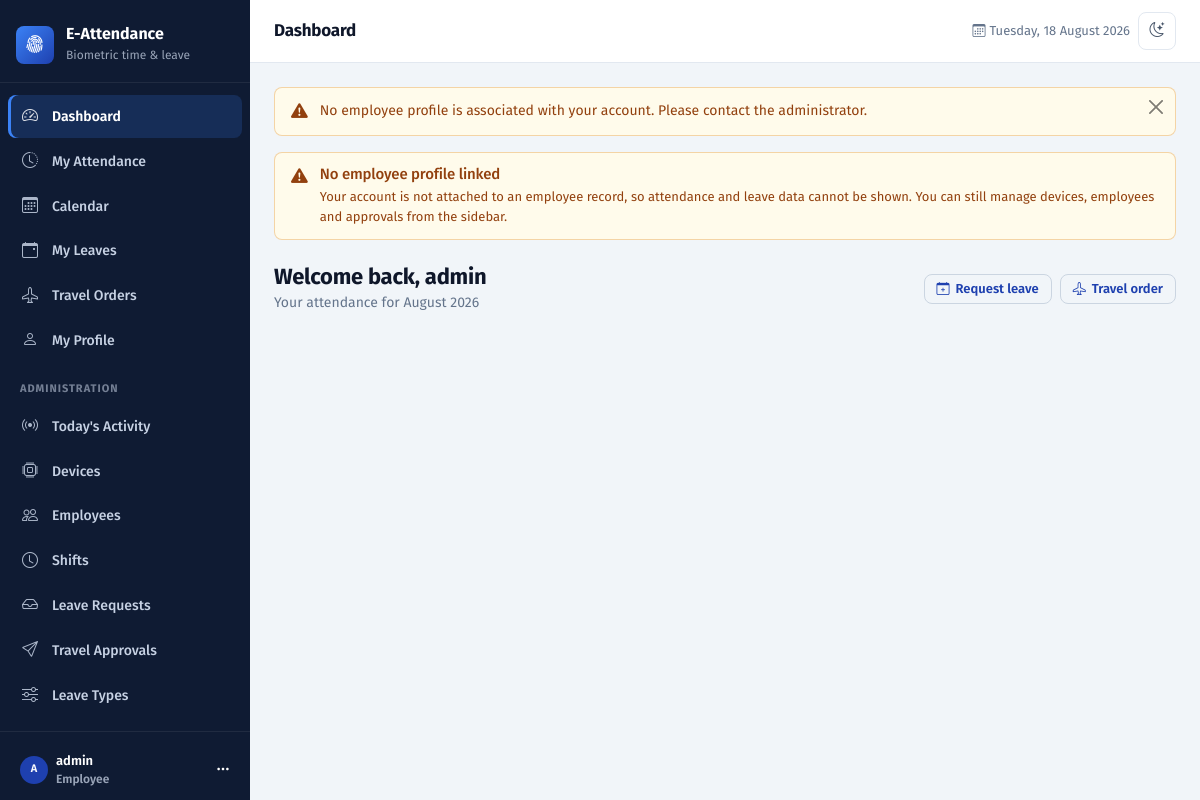
The page /dashboard/ (signed in) on the database its author committed.
### core/models.py (models this page shows, shortened)
class User(AbstractUser):
    class UserRole(models.TextChoices):
        SUPERUSER = 'SUPERUSER', 'Superuser'
        OFFICE_ADMIN = 'OFFICE_ADMIN', 'Office Admin'
        EMPLOYEE = 'EMPLOYEE', 'Employee'
    role = models.CharField(
        max_length=20,
        choices=UserRole.choices,
        default=UserRole.EMPLOYEE
    )
    phone = models.CharField(max_length=20, blank=True, null=True)
    profile_picture = models.ImageField(upload_to='profiles/', blank=True, null=True)
    created_at = models.DateTimeField(auto_now_add=True)
    updated_at = models.DateTimeField(auto_now=True)
    class Meta:
        db_table = 'users'
        verbose_name = 'User'
        verbose_name_plural = 'Users'
        permissions = [
            ('can_manage_devices', 'Can manage biometric devices'),
            ('can_manage_employees', 'Can manage employees'),
            ('can_approve_leaves', 'Can approve leave requests'),
            ('can_approve_travel_orders', 'Can approve travel orders'),
        ]

### core/views.py (the view, shortened to what this page needs)
# urls.py: path('dashboard/', views.dashboard, name='dashboard'),
def dashboard(request):
    if not request.user.is_authenticated:
        return redirect('login')
    employee = None
    has_employee_profile = False
    try:
        employee = request.user.employee
        has_employee_profile = True
    except Employee.DoesNotExist:
        messages.warning(request, "No employee profile is associated with your account. Please contact the administrator.")
    today = date.today()
    current_month = today.month
    current_year = today.year
    today_attendance = None
    monthly_stats = {
        'total_days': 0,
        'present_days': 0,
        'late_days': 0,
        'total_overtime': 0,
    }
    leave_balances = []
    pending_leaves = []
    pending_travels = []
    recent_attendance = []
    context = {
        'employee': employee,
        'has_employee_profile': has_employee_profile,
        'today_attendance': today_attendance,
        'monthly_stats': monthly_stats,
        'leave_balances': leave_balances,
        'pending_leaves': pending_leaves,
        'pending_travels': pending_travels,
        'recent_attendance': recent_attendance,
    }
    return render(request, 'core/dashboard.html', context)

### core/context_processors.py (called while the page is built)
def navigation(request):
    user = getattr(request, 'user', None)
    if user is None or not user.is_authenticated:
        return {'is_office_admin': False}
    is_office_admin = bool(
        user.is_superuser or getattr(user, 'role', None) == 'OFFICE_ADMIN'
    )
    context = {
        'is_office_admin': is_office_admin,
        'weekend_day_names': _weekend_names(),
    }
    if is_office_admin:
        from leaves.models import LeaveRequest
        from travel_orders.models import TravelOrder
        context['pending_leave_count'] = LeaveRequest.objects.filter(status='PENDING').count()
        context['pending_travel_count'] = TravelOrder.objects.filter(status='PENDING').count()
    return context

def _weekend_names():
    try:
        from core.workweek import weekend_day_names
        return weekend_day_names()
    except Exception:  # pragma: no cover - defensive, settings may be partial
        return []

### core/templatetags/core_extras.py (called while the page is built)
@register.filter
def initials(user, limit=2):
    if user is None:
        return '?'
    name = ''
    get_full_name = getattr(user, 'get_full_name', None)
    if callable(get_full_name):
        name = (get_full_name() or '').strip()
    if not name:
        name = (getattr(user, 'username', '') or '').strip()
    if not name:
        return '?'
    parts = [part for part in name.split() if part]
    return ''.join(part[0].upper() for part in parts[:limit]) or '?'

### core/workweek.py (called while the page is built)
def weekend_days():
    days = getattr(settings, 'WEEKEND_DAYS', DEFAULT_WEEKEND_DAYS)
    return {int(day) for day in days}

def weekend_day_names():
    return [DAY_NAMES[day] for day in sorted(weekend_days())]

### templates/core/dashboard.html (shortened to what this page needs)
{% extends 'base.html' %}
{% load core_extras %}
{% block page-title %}Dashboard{% endblock %}
{% block auth_content %}
{% if not has_employee_profile %}
<div class="alert alert-warning mb-4" role="alert">
    <i class="bi bi-exclamation-triangle-fill alert__icon" aria-hidden="true"></i>
    <div>
        <h2 class="alert-heading h6 mb-1">No employee profile linked</h2>
        <p class="mb-0 small">
            Your account is not attached to an employee record, so attendance and leave
            data cannot be shown.
            {% if is_office_admin %}
                You can still manage devices, employees and approvals from the sidebar.
            {% else %}
                Please contact your office administrator.
            {% endif %}
        </p>
    </div>
</div>
{% endif %}
<div class="page-header">
    <div>
        <h2 class="page-header__title">
            Welcome back, {% if employee %}{{ employee.user.get_full_name|default:user.username }}{% else %}{{ user.username }}{% endif %}
        </h2>
        <p class="page-header__subtitle">Your attendance for {% now "F Y" %}</p>
    </div>
    <div class="page-header__actions">
        <a href="{% url 'request_leave' %}" class="btn btn-sm btn-outline-primary">
            <i class="bi bi-calendar-plus" aria-hidden="true"></i> Request leave
        </a>
        <a href="{% url 'request_travel_order' %}" class="btn btn-sm btn-outline-primary">
            <i class="bi bi-airplane" aria-hidden="true"></i> Travel order
        </a>
    </div>
</div>
{% endblock %}

### templates/base.html (shortened to what this page needs)
{% load static core_extras %}<!DOCTYPE html>
<html lang="en" data-bs-theme="light">
<head>
    <link href="https://cdn.jsdelivr.net/npm/bootstrap@5.3.0/dist/css/bootstrap.min.css" rel="stylesheet">
    <link rel="stylesheet" href="https://cdn.jsdelivr.net/npm/bootstrap-icons@1.11.0/font/bootstrap-icons.css">
    <link rel="stylesheet" href="{% static 'css/app.css' %}">
</head>
<body>
{% if user.is_authenticated %}
    <div class="app-shell">
        <nav class="app-sidebar" id="appSidebar" aria-label="Main navigation">
            <a href="{% url 'dashboard' %}" class="app-brand">
                <span class="app-brand__mark" aria-hidden="true"><i class="bi bi-fingerprint"></i></span>
                <span>
                    <span class="app-brand__name d-block">E-Attendance</span>
                    <span class="app-brand__meta">Biometric time &amp; leave</span>
                </span>
            </a>
            <div class="app-nav">
                <ul class="nav flex-column list-unstyled mb-0">
                    <li>
                        <a class="app-nav__link" href="{% url 'dashboard' %}"
                           {% if request.resolver_match.url_name == 'dashboard' %}aria-current="page"{% endif %}>
                            <i class="bi bi-speedometer2" aria-hidden="true"></i> Dashboard
                        </a>
                    </li>
                    <li>
                        <a class="app-nav__link" href="{% url 'my_attendance' %}"
                           {% if request.resolver_match.url_name == 'my_attendance' %}aria-current="page"{% endif %}>
                            <i class="bi bi-clock-history" aria-hidden="true"></i> My Attendance
                        </a>
                    </li>
                    <li>
                        <a class="app-nav__link" href="{% url 'attendance_calendar' %}"
                           {% if request.resolver_match.url_name == 'attendance_calendar' %}aria-current="page"{% endif %}>
                            <i class="bi bi-calendar3" aria-hidden="true"></i> Calendar
                        </a>
                    </li>
                    <li>
                        <a class="app-nav__link" href="{% url 'my_leaves' %}"
                           {% if request.resolver_match.url_name == 'my_leaves' or request.resolver_match.url_name == 'request_leave' %}aria-current="page"{% endif %}>
                            <i class="bi bi-calendar-event" aria-hidden="true"></i> My Leaves
                        </a>
                    </li>
                    <li>
                        <a class="app-nav__link" href="{% url 'my_travel_orders' %}"
                           {% if request.resolver_match.url_name == 'my_travel_orders' %}aria-current="page"{% endif %}>
                            <i class="bi bi-airplane" aria-hidden="true"></i> Travel Orders
                        </a>
                    </li>
                    <li>
                        <a class="app-nav__link" href="{% url 'profile' %}"
                           {% if request.resolver_match.url_name == 'profile' %}aria-current="page"{% endif %}>
                            <i class="bi bi-person" aria-hidden="true"></i> My Profile
                        </a>
                    </li>
                    {% if is_office_admin %}
                        <li class="app-nav__section" aria-hidden="true">Administration</li>
                        <li>
                            <a class="app-nav__link" href="{% url 'devices:todays_attendance' %}"
                               {% if request.resolver_match.url_name == 'todays_attendance' %}aria-current="page"{% endif %}>
                                <i class="bi bi-broadcast" aria-hidden="true"></i> Today's Activity
                            </a>
                        </li>
                        <li>
                            <a class="app-nav__link" href="{% url 'devices:device_list' %}"
                               {% if request.resolver_match.app_name == 'devices' and 'device' in request.resolver_match.url_name %}aria-current="page"{% endif %}>
                                <i class="bi bi-cpu" aria-hidden="true"></i> Devices
                            </a>
                        </li>
                        <li>
                            <a class="app-nav__link" href="{% url 'devices:employee_management' %}"
                               {% if request.resolver_match.url_name == 'employee_management' %}aria-current="page"{% endif %}>
                                <i class="bi bi-people" aria-hidden="true"></i> Employees
                            </a>
                        </li>
                        <li>
                            <a class="app-nav__link" href="{% url 'shift_management' %}"
                               {% if 'shift' in request.resolver_match.url_name %}aria-current="page"{% endif %}>
                                <i class="bi bi-clock" aria-hidden="true"></i> Shifts
                            </a>
                        </li>
                        <li>
                            <a class="app-nav__link" href="{% url 'leave_requests_management' %}"
                               {% if 'leave_request' in request.resolver_match.url_name %}aria-current="page"{% endif %}>
                                <i class="bi bi-inbox" aria-hidden="true"></i> Leave Requests
                            </a>
                        </li>
                        <li>
                            <a class="app-nav__link" href="{% url 'travel_orders_management' %}"
                               {% if 'travel_order' in request.resolver_match.url_name %}aria-current="page"{% endif %}>
                                <i class="bi bi-send" aria-hidden="true"></i> Travel Approvals
                            </a>
                        </li>
                        <li>
                            <a class="app-nav__link" href="{% url 'leave_type_management' %}"
                               {% if 'leave_type' in request.resolver_match.url_name %}aria-current="page"{% endif %}>
                                <i class="bi bi-sliders" aria-hidden="true"></i> Leave Types
                            </a>
                        </li>
                    {% endif %}
                </ul>
            </div>
            <div class="app-sidebar__footer">
                <div class="dropdown">
                    <button class="btn w-100 d-flex align-items-center gap-2 text-start border-0 text-white px-2"
                            type="button" data-bs-toggle="dropdown" aria-expanded="false">
                        {% if user.profile_picture %}
                            <img src="{{ user.profile_picture.url }}" class="avatar avatar--sm"
                                 alt="" width="28" height="28">
                        {% else %}
                            <span class="avatar avatar--sm" aria-hidden="true">{{ user|initials }}</span>
                        {% endif %}
                        <span class="flex-grow-1 text-truncate">
                            <span class="d-block small fw-semibold text-truncate">{{ user.get_full_name|default:user.username }}</span>
                            <span class="d-block app-brand__meta">{{ user.get_role_display }}</span>
                        </span>
                        <i class="bi bi-three-dots" aria-hidden="true"></i>
                    </button>
                </div>
            </div>
        </nav>
        <div class="app-main">
            <header class="app-topbar">
                <h1 class="app-topbar__title">{% block page-title %}Dashboard{% endblock %}</h1>
                <div class="ms-auto d-flex align-items-center gap-2">
                    <span class="app-topbar__meta d-none d-md-inline">
                        <i class="bi bi-calendar3 me-1" aria-hidden="true"></i>{% now "l, j F Y" %}
                    </span>
                    <button class="icon-btn" type="button" data-theme-toggle aria-label="Switch theme">
                        <i class="bi bi-moon-stars" aria-hidden="true"></i>
                    </button>
                </div>
            </header>
            <main class="app-content" id="main-content" tabindex="-1">
                {% if messages %}
                    <div aria-live="polite" aria-atomic="true">
                        {% for message in messages %}
                            <div class="alert alert-{{ message.tags|default:'info' }} alert-dismissible fade show"
                                 role="alert" {% if 'success' in message.tags %}data-auto-dismiss{% endif %}>
                                <i class="bi alert__icon
                                    {% if 'success' in message.tags %}bi-check-circle-fill
                                    {% elif 'danger' in message.tags %}bi-exclamation-octagon-fill
                                    {% elif 'warning' in message.tags %}bi-exclamation-triangle-fill
                                    {% else %}bi-info-circle-fill{% endif %}" aria-hidden="true"></i>
                                <div>{{ message }}</div>
                                <button type="button" class="btn-close" data-bs-dismiss="alert"
                                        aria-label="Dismiss message"></button>
                            </div>
                        {% endfor %}
                    </div>
                {% endif %}
                {% block auth_content %}{% endblock %}
            </main>
        </div>
    </div>
{% else %}
    {% block content %}{% endblock %}
{% endif %}
</body>
</html>

### rows shown on the page
User: first_name+last_name+username "A", get_full_name "admin", role "Employee", username "admin"

### other values the page prints
{{ message }} "No employee profile is associated with your account. Please contact the administrator."
